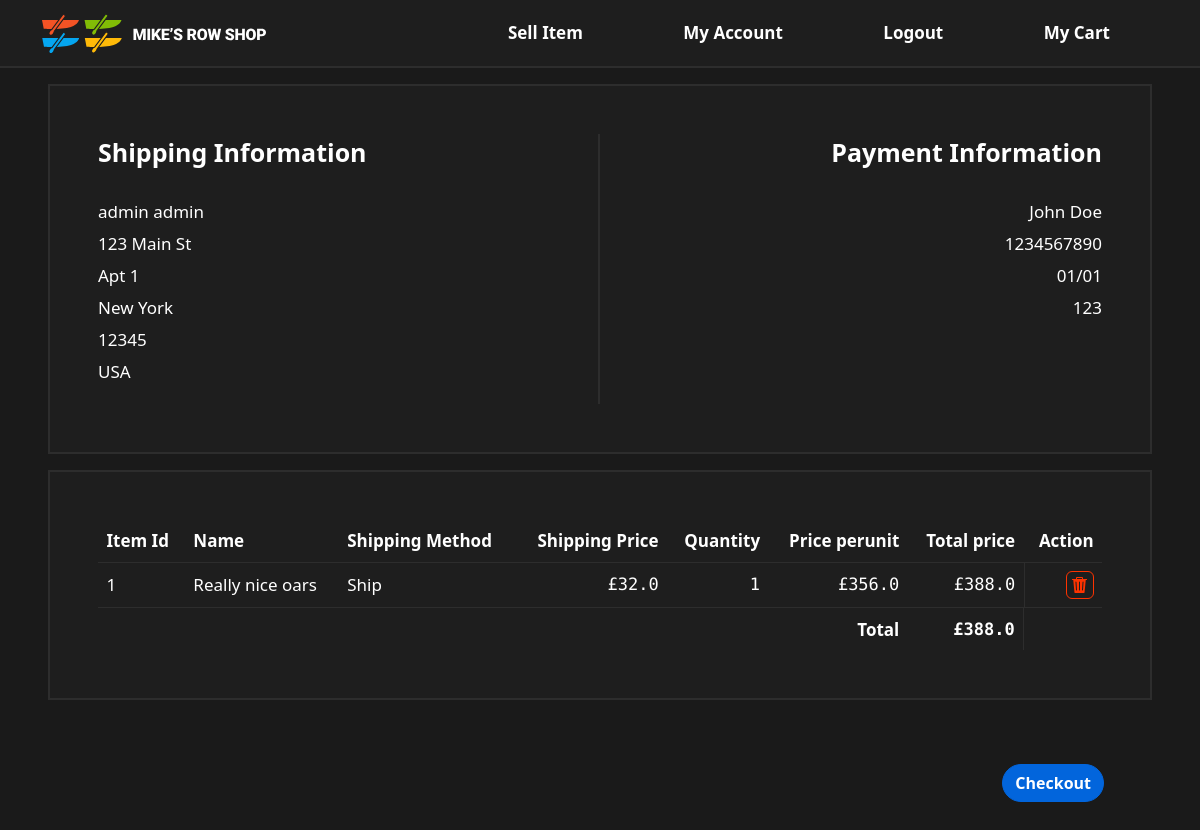
/my_cart (signed in), run on an earlier commit of the app's database.
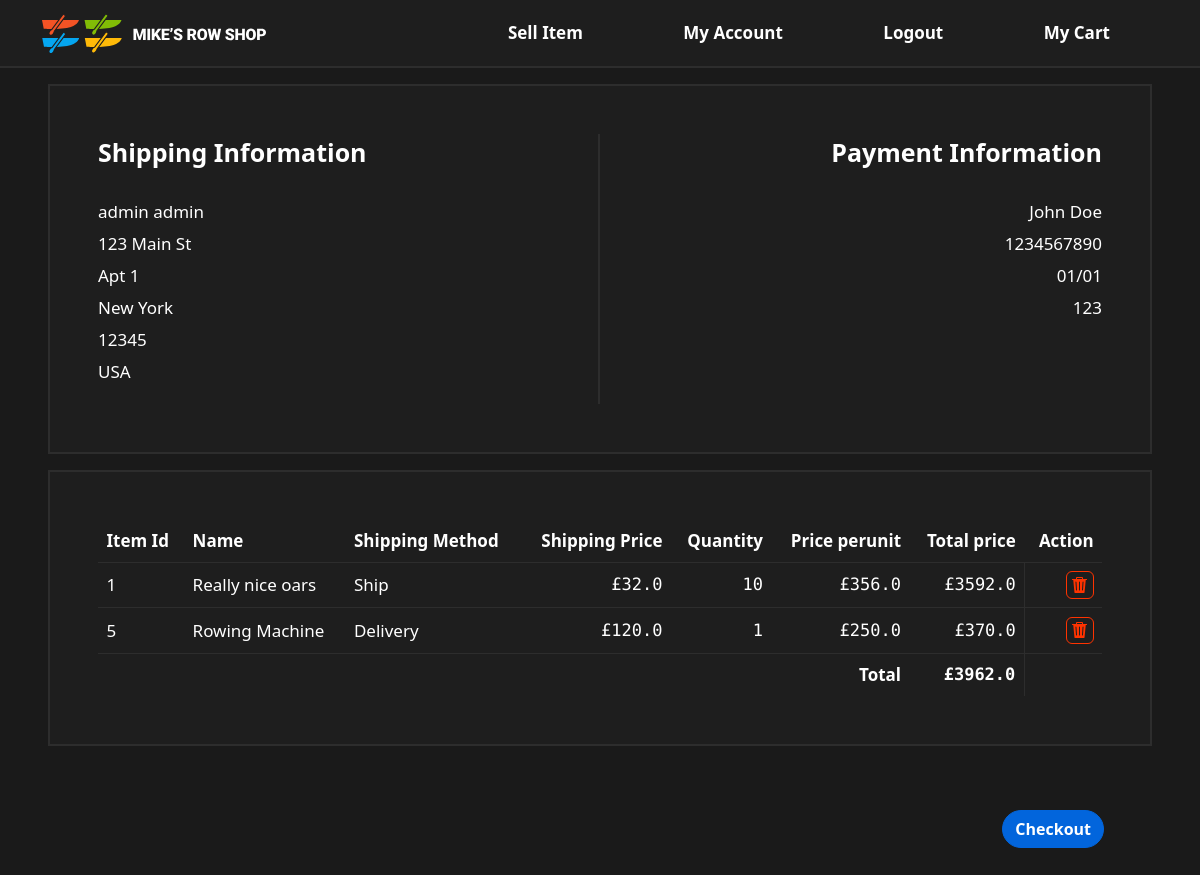
And on a later commit of the database.
### app/models.py (models this page shows, shortened)
class cart_items(db.Model):
    id = db.Column(db.Integer, primary_key=True)
    owner_id = db.Column(db.Integer, db.ForeignKey('users.id'), nullable=False)
    item_id = db.Column(db.Integer, db.ForeignKey('items.id'), nullable=False)
    quantity = db.Column(db.Integer, nullable=False)
    active = db.Column(db.Boolean, nullable=False)

class items(db.Model):
    id = db.Column(db.Integer, primary_key=True)
    seller_id = db.Column(
        db.Integer, db.ForeignKey('users.id'), nullable=False)
    name = db.Column(db.String(20), nullable=False)
    price = db.Column(db.Float, nullable=False)
    description = db.Column(db.String(200), nullable=False)
    category = db.Column(db.String(20), nullable=False)
    stock_quantity = db.Column(db.Integer, nullable=False)
    location = db.Column(db.String(50), nullable=False)
    shipping_method = db.Column(db.String(20), nullable=False)
    shipping_price = db.Column(db.Float, nullable=False)
    image = db.Column(db.String(20), nullable=False, default='default.jpg')
    active = db.Column(db.Boolean)

### app/views.py (the view)
@app.route('/my_cart')
@login_required
def my_cart():
    user_id = current_user.id
    items_in_cart = cart_items.query.filter_by(owner_id=user_id).all()
    products = []
    for item in items_in_cart:
        products.append(items.query.get(item.item_id))
    user = Users.query.filter_by(id=user_id).first()
    sub_total = []
    for item in products:
        sub_total.append(item.price * cart_items.query.filter_by(owner_id=user_id,
                         item_id=item.id).first().quantity + item.shipping_price)
    products_len = len(products)
    return render_template('cart_template.html', title='My Cart', user=user, items_in_cart=zip(items_in_cart, products, sub_total), total=sum(sub_total), products_len=products_len)

### app/models.py (called while the page is built)
@login_manager.user_loader
def load_user(user_id):
    return Users.query.get(int(user_id))

### app/templates/cart_template.html
{% extends "boilerPlate.html" %}
{% block head %}
<link rel="stylesheet" href="{{ url_for('static', filename='genericTable.css') }}">
{% endblock %}
{% block content %}
<div class="l2_background bordered mx-5 p-5 d-flex flex-row justify-content-between mt-3 overflow-scroll">
    <div class="d-flex flex-column align-items-start">
        <p class="stand-out-text pb-4">Shipping Information</p>
        <p class="remove-line-height pb-3">{{ user.first_name }} {{ user.last_name }}</p>
        <p class="remove-line-height pb-3">{{ user.addresses.street_address1 }}</p>
        <p class="remove-line-height pb-3">{{ user.addresses.street_address2 }}</p>
        <p class="remove-line-height pb-3">{{ user.addresses.city }}</p>
        <p class="remove-line-height pb-3">{{ user.addresses.zip_code }}</p>
        <p class="remove-line-height pb-3">{{ user.addresses.country }}</p>
    </div>
    <div class="vertical-line mx-3"></div>
    <div class="d-flex flex-column align-items-end">
        <p class="stand-out-text pb-4">Payment Information</p>
        <p class="remove-line-height  pb-3">{{ user.payments.card_name }}</p>
        <p class="remove-line-height  pb-3">{{ user.payments.card_number }}</p>
        <p class="remove-line-height  pb-3">{{ user.payments.card_exp }}</p>
        <p class="remove-line-height  pb-3">{{ user.payments.card_cvv }}</p>
    </div>
</div>
<div class="l2_background bordered p-5 my-3 overflow-scroll mx-5 d-flex flex-column">
    {% if products_len != 0 %}
    <table>
        <thead>
            <th>Item Id</th>
            <th>Name</th>
            <th>Shipping Method</th>
            <th class="align-text-right">Shipping Price</th>
            <th class="align-text-right">Quantity</th>
            <th class="align-text-right">Price perunit</th>
            <th class="align-text-right">Total price</th>
            <th class="align-text-right">Action</th>
        </thead>
        <tbody>
            {% for (rows, products, totals) in items_in_cart %}
            <tr class="roofed">
                <td>{{ rows.item_id }}</td>
                <td>{{ products.name }}</td>
                <td>{{ products.shipping_method }}</td>
                <td class="numbers align-text-right">£{{ products.shipping_price }}</td>
                <td class="numbers align-text-right">{{ rows.quantity }}</td>
                <td class="numbers align-text-right">£{{ products.price }}</td>
                <td class="numbers align-text-right">£{{ totals }}</td>
                <td class="d-flex flex-row justify-content-end walled-left">
                <a href="{{url_for('remove_from_basket', item_id=rows.item_id)}}" class="btn btn-primary rounded danger-button-accent d-flex justify-content-center align-items-center flex-row square"><img src="{{ url_for('static', filename='icons/Smock_Delete_18_N.svg')}}" alt="Delete button"></a>
            </tr>
            {% endfor %}
            <tr class="roofed">
                <td colspan="6" class="align-text-right bold">Total</td>
                <td class="numbers align-text-right bold">£{{ total }}</td>
                <td class="walled-left"></td>
            </tr>
        </tbody>
    </table>
    {% else %}
    <p class="stand-out-text">Your cart is empty</p>
    {% endif %}
</div>
{% if products_len != 0 %}
<div class="mx-5 p-5 d-flex flex-row justify-content-end">
    <a href="{{ url_for('checkout') }}" class="btn rounded-pill action-button">Checkout</a>
</div>
{% endif %}
{% endblock %}

What changed in the data, as far as the page shows it:
changed cart_items "Really nice oars": quantity "1" → "10"; totals "388.0" → "3592.0"
added cart_items: item_id "5", name "Rowing Machine", shipping_method "Delivery", shipping_price "120.0", quantity "1", price "250.0", totals "370.0"
Also different on the page:
{{ total }}: "388.0" → "3962.0"
